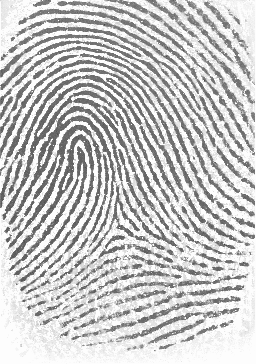
%> input picture LAB04/41_4.tif, 256 x 364 px
$ octave SingMpointExtr_2_save.m   (GNU Octave 9; MATLAB toolbox functions it lacks are replaced by stand-ins)
%> lines starting %> are read from the running program, lines starting %| are printed output that depends on the picture
### LAB04/EnhFprGauss.m
%Enhancement of fingerprints
%2D gaussian kernel
%Orientation information is estimated from the local direction of the pattern
%Six orientations are used, and the two "closest" are linearly weighted together
%The weight vector w includes the weights for each pixel.

%EnhFprGauss.m
%input:im grayscale image
%output: F filtered image

% %FPCard sensor 200x152 image
% im=double(imread('kn1.bmp'));
% im=im(200:-1:1,:,1);%
% [sr,sc]=size(im);

% %Database FVC 364x256 image
% im=double(imread('41_4.tif'));
% im=im(3:362,:);%clip to 360x256;up/down sample by 2!
% [sr,sc]=size(im);
% %pause;

function F=EnhFprGauss(im);
[sr,sc]=size(im);

%Filter in x number of directions,
%here x=6.
dir=[0,pi/6,pi/3,pi/2,2*pi/3,5*pi/6];
fim=zeros(sr,sc,length(dir));

for p=1:length(dir)
    %gaussian kernel
    gg=gaussian_kernel_1(7,1,dir(p));%dx,dy,theta; (7,1,:)
    fim(:,:,p)=filter2(gg,im);%360x256x6
    figure(55);subplot(2,3,p);imagesc(fim(:,:,p));colormap(gray);axis image
% [4 lines of commented-out code are left out]
end
%disp('press a button to continue');
%pause;

%Compute the direction field Z0
%Z0 is computed by 'valid'
%'valid';9x9 filter if s1=1.2; offset=4
[i20_0,i11_0,Z0]=orientation_map(im,1.2,2.1);%s1=1.2;s2=2.1
%Smooth it, and select a smoothed DF
%Z0 ha size 352x248
[Z5,Z4,Z3,Z2,Z1]=scale_pyr_z(Z0);%
DF=Z3;%Z3
%DF=Z2;%Z2
%Up-sample to the same size as image
%here 8 times (if Z3).
%Do it in steps of 2.
DF8=up_sample(DF,8);%DF=Z3 (8)
% [7 lines of commented-out code are left out]
[yr,yc,yz]=size(fim);%360x256x6
[sr,sc]=size(DF8);%local direction image; 352x248
%pause;
for y=1:sr
    for x=1:sc
        fi=mod(angle(DF8(y,x))/2 +pi/2,pi);%orientation [0,pi[
        w=find_weights(fi,dir);%compute weight vector 1x6
        %add filtered images
        %add 5 to y and x coord when s1=1.2 (offset+1)
        F(y,x)=sum(reshape(fim(y+5,x+5,:),1,yz).*w);
    end%y
end%x

figure(49);
subplot(1,2,1);imagesc(im);colormap(gray);axis image
title('original image');
subplot(1,2,2);imagesc(F);colormap(gray);axis image
title('enhanced image');
%pause;


### LAB04/orientation_map.m
%compute the LS tensor and the complex orientation field z
%inputs:
%grayscaleimage im
%sigma derivation filter s1
%sigma averaging filter s2
%outputs:
%LS(:,:,1)=i20
%LS(:,:,2)=arg{i20}
%LS(:,:,3)=i11
%z
%
%orientation_map.m


function [i20,i11,z]=orientation_map(im,s1,s2)

%design filters
%derivation filters
%s1=1.2;
%s1=4.8;
gx=gaussgen(s1,'gau',[1,2*round(3*s1)+1]);
gy=gx';%y-axis is pointed down
dx=gaussgen(s1,'dxg',[1,2*round(3*s1)+1]);
dy=dx';%y-axis is pointed down

%averaging filters
%sigma=4-6 Bazen
%s2=4.2;
%s2=1.8;
gg=gaussgen(s2,'gau',[1,2*round(3*s2)+1]);

%compute gradients
fx=filter2(dx,filter2(gy,im,'valid'),'valid');%valid
fy=filter2(dy,filter2(gx,im,'valid'),'valid');%valid

%complex gradient, double angle representation
zg=(fx + i*fy);%gradient field
z=zg.*zg;%orientation field (double angle repr)

%averaging
i20=filter2(gg',filter2(gg,z,'same'),'same');%complex
i11=filter2(gg',filter2(gg,abs(z),'same'),'same');%scalar

%linear symmetry tensor
%LS(:,:,1)=i20;
%LS(:,:,2)=mod(angle(i20),2*pi);
%LS(:,:,3)=i11;

### LAB04/scale_pyr_z.m
%build a Gauss pyramid of the gradient image Z
%scale_pyr_z.m
%input: orientation field (tensor)
%
%folder research/spring_04

function [Z5,Z4,Z3,Z2,Z1]=scale_pyr_z(Z)

%design smoothing filters
s=1.2;
sx=gaussgen(s,'gau',[1,2*round(3*s)+1]);
sy=sx';

%level 1
Z1=filter2(sy,filter2(sx,Z,'same'),'same');%smooth
[k,l]=size(Z1);
Z1=Z1(1:2:k,1:2:l);%downsample by 2

%level 2
Z2=filter2(sy,filter2(sx,Z1,'same'),'same');%smooth
[k,l]=size(Z2);
Z2=Z2(1:2:k,1:2:l);%downsample by 2

%level 3
Z3=filter2(sy,filter2(sx,Z2,'same'),'same');%smooth
[k,l]=size(Z3);
Z3=Z3(1:2:k,1:2:l);%downsample by 2

%level 4
Z4=filter2(sy,filter2(sx,Z3,'same'),'same');%smooth
[k,l]=size(Z4);
Z4=Z4(1:2:k,1:2:l);%downsample by 2

%level 5
Z5=filter2(sy,filter2(sx,Z4,'same'),'same');%smooth
[k,l]=size(Z5);
Z5=Z5(1:2:k,1:2:l);%downsample by 2

### LAB04/up_sample.m
%up_sample.m
%p must be 2^k

function DFu=up_sample(im,p)

%design smoothing filters
s=1.2;
sx=gaussgen(s,'gau',[1,2*round(3*s)+1]);
sy=sx';

%do it in steps of 2
[sr,sc]=size(im);

kend=log2(p);
for k=1:kend
    DFu=zeros(2*sr,2*sc);
    DFu(1:2:2*sr,1:2:2*sc)=im;
    DFu=filter2(sy,filter2(sx,DFu));

    [sr,sc]=size(DFu);
    im=DFu;
end


### LAB04/marker.m
%markers
%val 'plus' or 'square'
%im image, r,c point to mark

function im=marker(im,r,c,val)

switch val
   case {'plus'}

%plus 21x21
im(-10+r:r+10,c)=zeros(21,1);
im(-10+r:r+10,c-1)=zeros(21,1);
im(r,-10+c:c+10)=zeros(1,21);
im(r-1,-10+c:c+10)=zeros(1,21);

case {'pluswhite'}

%plus 21x21
im(-10+r:r+10,c)=ones(21,1)*255;
im(-10+r:r+10,c-1)=ones(21,1)*255;
im(r,-10+c:c+10)=ones(1,21)*255;
im(r-1,-10+c:c+10)=ones(1,21)*255;

case {'square'}

%square 21x21
im(-10+r:r+10,c+10)=zeros(21,1);
im(-10+r:r+10,c+9)=zeros(21,1);
im(-10+r:r+10,c-10)=zeros(21,1);
im(-10+r:r+10,c-9)=zeros(21,1);

im(r+10,-10+c:c+10)=zeros(1,21);
im(r+9,-10+c:c+10)=zeros(1,21);
im(r-10,-10+c:c+10)=zeros(1,21);
im(r-9,-10+c:c+10)=zeros(1,21);

case {'squarewhite'}

%square 21x21
im(-10+r:r+10,c+10)=ones(21,1)*255;
im(-10+r:r+10,c+9)=ones(21,1)*255;
im(-10+r:r+10,c-10)=ones(21,1)*255;
im(-10+r:r+10,c-9)=ones(21,1)*255;

im(r+10,-10+c:c+10)=ones(1,21)*255;
im(r+9,-10+c:c+10)=ones(1,21)*255;
im(r-10,-10+c:c+10)=ones(1,21)*255;
im(r-9,-10+c:c+10)=ones(1,21)*255;

case {'circle'}
%circle 21x21
for k=0:pi/40:2*pi
  im(r+round(10*cos(k)),c+round(10*sin(k)))=0;
  im(r+round(9*cos(k)),c+round(9*sin(k)))=0;
end

case {'circlewhite'}
%circle 21x21
for k=0:pi/40:2*pi
  im(r+round(10*cos(k)),c+round(10*sin(k)))=255;
  im(r+round(9*cos(k)),c+round(9*sin(k)))=255;
end

case {'circlesmall'}
%circle 11x11
for k=0:pi/40:2*pi
  im(r+round(6*cos(k)),c+round(6*sin(k)))=0;
  im(r+round(5*cos(k)),c+round(5*sin(k)))=0;
end

otherwise
end

### LAB04/hyperbol_2Dfiltering.m
%2Dhyperbol_filtering.m
%do hyperbolic filtering (first order symmetry)
%output is i20/i11
%detects core and delta pattern in fingerprints
%im is a complex image Z

function [r_c,r_d]=hyperbol_2Dfiltering(h1,im)

%fix the border problem
%by expanding the edge pixels
%[h_h1,w_h1]=size(h1);
%h1_b=(h_h1+1)/2;%odd size filter

%im=copy_border(im,h1_b);

%changed 'valid' to 'same'(default)
%valid default
i20_c=filter2(conj(h1),im,'valid');%2D filtering
i20_d=filter2(h1,im,'valid');
i11=filter2(abs(h1),abs(im),'valid');

%regularization term kk
%kk=10;%avoid div 0;kk=10 normal
kk=sqrt(mean(mean(abs(im))));

r_c=i20_c./(i11+kk);%core
r_d=i20_d./(i11+kk);%delta

### LAB04/find_ref_point_max.m
%find_ref_point_max.m
%no must be uneven number

function [sing_r,sing_c,max_rc]=find_ref_point_max(im,no)

%find singular point
test=im;
sr=[];sc=sr;

%find the "no" strongest filter responses
%sr are the r_coord, sc are the c_coord
for m=1:no%uneven number!
   [rr,cc]=find(test==max(max(test)));
   sr=[sr rr];sc=[sc cc];%save coord
   test(rr,cc)=0;
end

%the median in the coordinate vectors are choosen
%as the position of a singular point
sing_r=median(sr);
sing_c=median(sc);

%max_rc=im(sing_r,sing_c);%response in sing_point
%find maximum around (5 x 5) sing_r,sing_c
ss=size(im);
rstart=-2+sing_r;rend=sing_r+2;cstart=-2+sing_c;cend=sing_c+2;
if rstart<1;rstart=1;end
if rend>ss(1);rend=ss(1);end
if cstart<1;cstart=1;end
if cend>ss(2);cend=ss(2);end

area=im(rstart:rend,cstart:cend);
max_rc=max(max(area));
[sing_r,sing_c]=find(area==max_rc);
sing_r=sing_r+(rstart-1);
sing_c=sing_c+(cstart-1);

### LAB04/find_max_lower_levels_core_dir.m
%finds coordinates for maximum in next level
%use the direction information dir
%
function [rr_c,cc_c,max3]=find_max_lower_levels_core_dir(magn,w_size,bias,r_coord,c_coord,dir)

    ss=size(magn);
    bias=4;%s4->s3 +4 gradient filter is 9x9

    %coord transf between levels
    tr_r1=r_coord*2+bias;
    tr_c1=c_coord*2+bias;

    %calculate window
    offset=-w_size*dir;%complex
    dr=imag(offset);
    dc=real(offset);
    %
    %% if small dr,dc more uniform search areas should be implemented
    %if abs(dr)<4;dr=sign(dr)*4;end
    %if abs(dc)<4;dc=sign(dc)*4;end
    if abs(dr)<5;tr_r1=tr_r1-5;dr=11;end
    if abs(dc)<5;tr_c1=tr_c1-5;dc=11;end

    r_wind=round(tr_r1 + dr);
    c_wind=round(tr_c1 + dc);

    if r_wind < 1 ;r_wind=1;end
    if r_wind > ss(1);r_wind=ss(1);end
    if c_wind < 1;c_wind=1;end
    if c_wind > ss(2);c_wind=ss(2);end

    if r_wind < tr_r1;r_start=r_wind; r_end=tr_r1;else r_start=tr_r1;r_end=r_wind;end
    if c_wind < tr_c1;c_start=c_wind; c_end=tr_c1;else c_start=tr_c1;c_end=c_wind;end

    %r_start
    %r_end
    %c_start
    %c_end
    %pause;
    %windowed area
    %rr3b=-w_size+tr_r1;rr3e=tr_r1+w_size;cc3b=-w_size+tr_c1;cc3e=tr_c1+w_size;

    %if rr3b<1;rr3b=1;end
    %if rr3e>ss(1);rr3e=ss(1);end
    %if cc3b<1;cc3b=1;end
    %if cc3e>ss(2);cc3e=ss(2);end

    %find maximum in windowed area
    max3=max(max(magn(r_start:r_end,c_start:c_end)));
    [rr_c,cc_c]=find(magn(r_start:r_end,c_start:c_end)==max3);

    rr_c=rr_c+(r_start-1);cc_c=cc_c+(c_start-1);


### LAB04/find_max_lower_levels_hom.m
%finds coordinates for maximum in next level
%in a homogenous area around (r_coord,c_coord)
%in a magnitude image
%
function [rr_c,cc_c]=find_max_lower_levels_hom(magn,w_size,r_coord,c_coord)

    %if r_coord<0;r_coord=1;end
    %if c_coord<0;c_coord=1;end

    ss=size(magn);
    bias=4;%s4->s3 +4 gradient filter is 9x9

    %coord transf between levels
    tr_r1=r_coord*2+bias;
    tr_c1=c_coord*2+bias;

    %windowed area
    rr3b=-w_size+tr_r1;rr3e=tr_r1+w_size;cc3b=-w_size+tr_c1;cc3e=tr_c1+w_size;

    if rr3b<1;rr3b=1;end
    if rr3e>ss(1);rr3e=ss(1);end
    if cc3b<1;cc3b=1;end
    if cc3e>ss(2);cc3e=ss(2);end

    %find maximum in windowed area
    max3=max(max(magn(rr3b:rr3e,cc3b:cc3e)));
    [rr_c,cc_c]=find(magn(rr3b:rr3e,cc3b:cc3e)==max3);

    rr_c=rr_c+(rr3b-1);cc_c=cc_c+(cc3b-1);


### LAB04/BinaryMask.m
%BinaryMask.m
%ZZ is the smoothed gradient image
%gxLS is the smoothing filter

function BB=BinaryMask(ZZ,gxLS)

ZB=abs(ZZ);
ZBU=up_sample(ZB,8);%same size as Z0
%smooth it s=1.6
%same size as r0c
ZBU=filter2(gxLS',filter2(gxLS,ZBU,'valid'),'valid');
ZBU=ZBU/max(max(ZBU));%[0,1]
BMask=ZBU>0.1;%manually from histogram

%Make the active area smaller
%first, make sure a black border
[sr,sc]=size(BMask);
BMask(1,:)=0;
BMask(sr,:)=0;
BMask(:,1)=0;
BMask(:,sc)=0;
%then make it smaller
se1=strel('disk',10);%radius=10pixel
BB=imerode(BMask,se1);

### LAB04/RegionalMax.m
%RegionalMax.m
%
%compute regional max in an image
%regional max is a point that has a gray value
%greater than its neighboors

function RegMax=RegionalMax(inim)

ss=size(inim);

%Neighbourhood 9x9
N=ones(9,9);
N(1:2,1:2)=zeros(2,2);
N(1:2,8:9)=zeros(2,2);
N(8:9,1:2)=zeros(2,2);
N(8:9,8:9)=zeros(2,2);
N(1,3)=0; N(1,7)=0;
N(3,1)=0; N(3,9)=0;
N(7,1)=0; N(7,9)=0;
N(9,3)=0; N(9,7)=0;
N(5,5)=0;%midpoint
NumberOfOnes=56;%9x9-25
stopN=9;
start=5;stopr=ss(1)-4;stopc=ss(2)-4;

% [8 lines of commented-out code are left out]


kn=inim.*(inim>0);%be sure inim>0
RegMax=zeros(ss(1),ss(2));%
Nr=1:stopN;
for rr=start:stopr%inside the image
    Nc=1:stopN;
    for cc=start:stopc
        midpoint=kn(rr,cc);
        if midpoint~=0
           Reg=N.*kn(Nr,Nc);
           %compare
           T1=midpoint<Reg;
           T=sum(sum(T1));
           if T==0;
              RegMax(rr,cc)=1;
           end%if
        end%if
        Nc=Nc+1;
    end%cc
    Nr=Nr+1;;
end%rr

%figure(27);subplot(1,2,1);imagesc(kn);colormap(gray);axis image
%figure(27);subplot(1,2,2);imagesc(RegMax);colormap(gray);axis image

### LAB04/SearchMpoints.m
%SearchMpoints.m

function [LMImage,rcoord,ccoord]=SearchMpoints(SIm,number)

BWPSi=RegionalMax(abs(SIm));

%sort and take the strongest one
rr=0;cc=0;kk=0;strong=0;
[rr,cc]=find(BWPSi==1);%coordinates
for kk=1:length(rr)
    strong(kk)=abs(SIm(rr(kk),cc(kk)));
end
val=0;ind=0;
[val,ind]=sort(strong',1,'descend');%largest to smallest
%take the 60 strongest
howmany=min(number,length(rr));

ss=size(SIm);
rcoord=zeros(1,howmany);
ccoord=zeros(1,howmany);
LMImage=zeros(ss(1),ss(2));
for kk=1:howmany
    rcoord(kk)=rr(ind(kk));ccoord(kk)=cc(ind(kk));
    LMImage(rr(ind(kk)),cc(ind(kk)))=1;
end

### LAB04/gaussgen.m
function [h]=gaussgen(sma,type,size)
% $Id: gaussgen.m,v 1.1 2000/03/16 17:12:39 josef Exp josef $
% (C) Josef Bigun
% This function generates a 2-D gaussian kernel with standard deviation of sma if type ='gauss'.
% it generates a 2-D  gaussian derivative kernel with standard deviation of sma
% if type='dxg'.  The argument size is a vector telling the size of the filter [height,width].
% By using height=1 or widht=1, 1-D gaussian or derivative of gaussians can be generated.
%
% The function can be called with 0, 1, 2, and 3 arguments as:
%   gaussgen, gaussgen(sma), gausssgen(sma,type), and gaussgen(sma,type,size)
% The default values of the omitted variables  are
% std =1;
% typ='gauss';
% siz =[1,round(6*std)];


std =1;
typ='gau';
siz =[1,2*round(3*std)+1];

if nargin>0 std=sma;  end
if nargin>1 typ=type; end
if nargin>2 siz=size; end


[x,y]=meshgrid(-(siz(2)-1)/2:(siz(2)-1)/2,-(siz(1)-1)/2:(siz(1)-1)/2);

if (typ == 'gau')
  h = exp(-(x.*x + y.*y)/(2*std*std));
  h = h/sum(sum(h));
end

if (typ == 'dxg')
  h = x.*exp(-(x.*x + y.*y)/(2*std*std));
  h = h/sum(sum(abs(h)));
end

### LAB04/hyperbol.m
%hyperbol.m
%(x+i*y) g(x,y) = x*g(x)*g(y) + i*y*g(y)*g(x)
%(x-i*y) g(x,y)

function h1=hyperbol(s)

%odd size filters
M=2*round(3*s)+1;%odd size
x=-(M-1)/2:(M-1)/2;
%x=-round(3*s):round(3*s);
y=x';

gx=exp(-(x.*x)/2/s/s);%gauss x-direction
gy=gx';%gauss y-direction

fx1=x.*gx;%x*g(x)
fy1=y.*gy;%y*g(y)


h1=(gy*fx1)+i.*(fy1*gx);

h1=h1./sum(sum(abs(h1)));%normalisation

### LAB04/gaussian_kernel_1.m
%------------------------------------------------------------------------
%gaussian_kernel
%creates a 2D gaussian convolution mask
%------------------------------------------------------------------------

%dx=spread in x-direction
%dy=spread in y-direction
%theta local direction in radians
function gg = gaussian_kernel(stdx,stdy,theta)
    %design square filters
    std=max(stdx,stdy);%maximal std
    ss= 2*round(3*std)+1;%odd filter size
    [x,y] = meshgrid(-(ss-1)/2:(ss-1)/2,-(ss-1)/2:(ss-1)/2);

    xp    = x*cos(theta)+y*sin(theta);
    yp    = -x*sin(theta)+y*cos(theta);
    gg     = exp(-xp.^2/stdx.^2-yp.^2/stdy.^2);

    %normalize
    gg=gg/sum(sum(gg));

%end function gaussian_kernel

### LAB04/SingMpointExtr_2_save.m
% SingMpointExtr_2_save.m
% Singular and Minutiae point extraction + auto-save figures for LaTeX

clear all; close all; clc

% -------- SAVE SETTINGS --------
SAVE   = 1;                    % 0 = no saving, 1 = save figures
OUTDIR = 'latex_figs_enhanced';         % output folder
if SAVE, if ~exist(OUTDIR,'dir'), mkdir(OUTDIR); end, end
% helper to save by number & name
savefig_ltx = @(fignum, name) save_for_latex(fignum, fullfile(OUTDIR,name));

% -------- CAPTURE --------------
imo = double(imread('41_4.tif'));        % db2A FVC2000 (500 dpi, 364x256)
imo = imo(3:362,:);                      % 360x256
%> imo: size 360x256 double

% -------- ENHANCE (toggle here) --------
%ENHANCE=0;                 % don't do enhancement
ENHANCE=1;              % do enhancement

switch ENHANCE
    case 0
        % NO ENHANCEMENT (keep size consistent with enhanced branch)
        imo = imo(5:356,5:244);          % 352x248
        im  = imo; imd = imo; fig = 50;  % final results figure number
    case 1
        disp('showing intermediate images of the enhancement process');
        % ENHANCEMENT by directional Gaussian filtering (imh = 352x248)
        imh = EnhFprGauss(imo);          % will display Fig 55 (intermediates), 56–57 (filters)
%> in orientation_map, `i11=filter2(gg',filter2(gg,abs(z),'same'),'same');`:
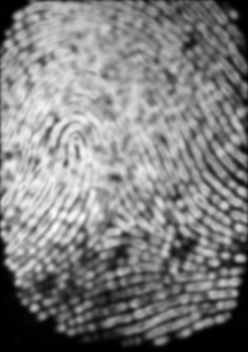
%> i11: size 352x248 double; min 1.71e-30, max 3025.3, mean 1514.3; drawn with min black and max white
%> in EnhFprGauss, `[yr,yc,yz]=size(fim);`: yr = 360; yc = 256; yz = 6
        im  = imh; imd = imh; fig = 51;
        % Save enhancement-related figures if they exist
        if SAVE
            if ishghandle(55), savefig_ltx(55,'fig55_filtered_images'); end
            if ishghandle(56), savefig_ltx(56,'fig56_filter_bank_A');  end
            if ishghandle(57), savefig_ltx(57,'fig57_filter_bank_B');  end
        end
        % Also show + save the enhanced image alone as Fig 10 (used in Ex.3)
        figure(10); imagesc(imh); colormap(gray); axis image off
        title('Enhanced fingerprint (imh)');
        if SAVE, savefig_ltx(10,'fig10_enhanced_only'); end
        disp('enhancement finished, press a button to continue'); pause;
        disp('**************************');
    otherwise
        error('error in the ENHANCE choice');
end

% -------- FEATURE EXTRACTION --------
% Design first order symmetry filters (hyperbolic)
std_h1 = 1.6;
h1     = hyperbol(std_h1);   % 11x11

% Orientation map (gradient, complex)
[i20_0,i11_0,Z0] = orientation_map(im,1.2,2.1);    % s1=1.2; s2=2.1
[Z5,Z4,Z3,Z2,Z1] = scale_pyr_z(Z0);
%> call 3 of save_for_latex, with fignum = 1, outpath_noext = 'latex_figs_enhanced/fig01_image_DR_L3_L4'
%> in save_for_latex (call 3), `set(fh,'Color','w');`:
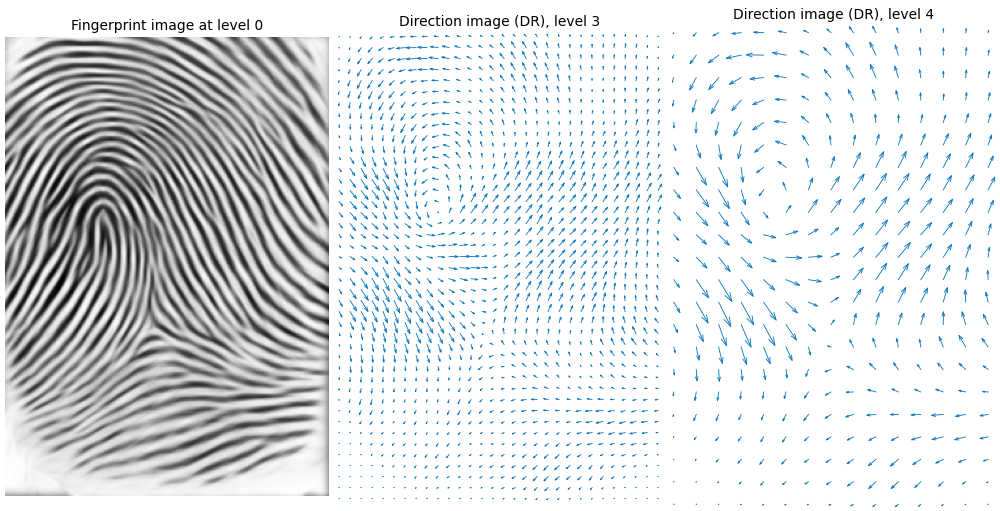
%> figure redrawn from the program's plot data, 3 panels

% ===== Figure 1: Image + direction fields (levels 3 & 4) =====
figure_number=1; figure(figure_number);
subplot(1,3,1); imagesc(im); colormap(gray); axis image off
title('Fingerprint image at level 0');
subplot(1,3,2); quiver(real(Z3),imag(Z3)); axis('ij'); axis image off
title('Direction image (DR), level 3');
subplot(1,3,3); quiver(real(Z4),imag(Z4)); axis('ij'); axis image off
title('Direction image (DR), level 4');
if SAVE, savefig_ltx(figure_number,'fig01_image_DR_L3_L4'); end
disp('Observe how singular points appear...'); pause; disp('**************************');

% ===== Figure 2: M-point neighborhood (Z0 vs Z3) =====
figure_number=figure_number+1; figure(figure_number);
im_mp = marker(im,130,35,'square'); % mark an m-point region
%> in marker, `im(r-10,-10+c:c+10)=zeros(1,21);`:
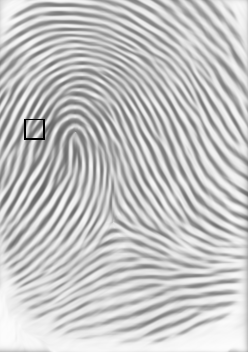
%> im: size 352x248 double; min 0, max 252.9, mean 196.8; mean of the top-left, top-right, bottom-left and bottom-right quarters 181.8, 194.5, 205.5, 205.3
%> call 4 of save_for_latex, with fignum = 2
%> in save_for_latex (call 4), `set(fh,'Color','w');`:
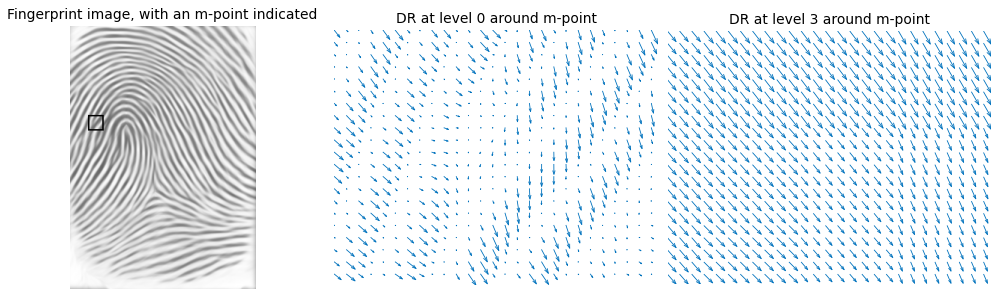
%> figure redrawn from the program's plot data, 3 panels
subplot(1,3,1); imagesc(im_mp); colormap(gray); axis image off
title('Fingerprint image, with an m-point indicated');
ZD=Z0(116:136,17:43);
subplot(1,3,2); quiver(real(ZD),imag(ZD)); axis('ij'); axis image off
title('DR at level 0 around m-point');
ZD=Z3(round((116:136)/8),round((17:43)/8));
subplot(1,3,3); quiver(real(ZD),imag(ZD)); axis('ij'); axis image off
title('DR at level 3 around m-point');
if SAVE, savefig_ltx(figure_number,'fig02_mpoint_DR_Z0_vs_Z3'); end
disp('Can you identify the m-point in DR?'); pause; disp('**************************');

% Hyperbolic complex filtering (parabolic symmetry) on Z3..Z0
[r3c,r3d] = hyperbol_2Dfiltering(h1,Z3);
%> in hyperbol_2Dfiltering, `kk=sqrt(mean(mean(abs(im))));`: kk = 24.79
[r2c,r2d] = hyperbol_2Dfiltering(h1,Z2);
[r1c,r1d] = hyperbol_2Dfiltering(h1,Z1);
%> in hyperbol_2Dfiltering (call 3), `i11=filter2(abs(h1),abs(im),'valid');`:
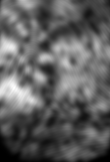
%> i11: size 162x110 double; min 0.45, max 1779.9, mean 672.3; drawn with min black and max white
%> in hyperbol_2Dfiltering (call 3), `kk=sqrt(mean(mean(abs(im))));`: kk = 25.25
[r0c,r0d] = hyperbol_2Dfiltering(h1,Z0);
%> in hyperbol_2Dfiltering (call 4), `i11=filter2(abs(h1),abs(im),'valid');`:
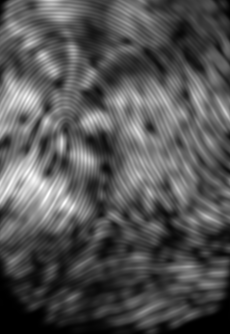
%> i11: size 334x230 double; min 0.208, max 2014.2, mean 665.2; drawn with min black and max white
%> in hyperbol_2Dfiltering (call 4), `kk=sqrt(mean(mean(abs(im))));`: kk = 25.43
%> call 6 of save_for_latex, with fignum = 4
%> in save_for_latex (call 6), `set(fh,'Color','w');`:
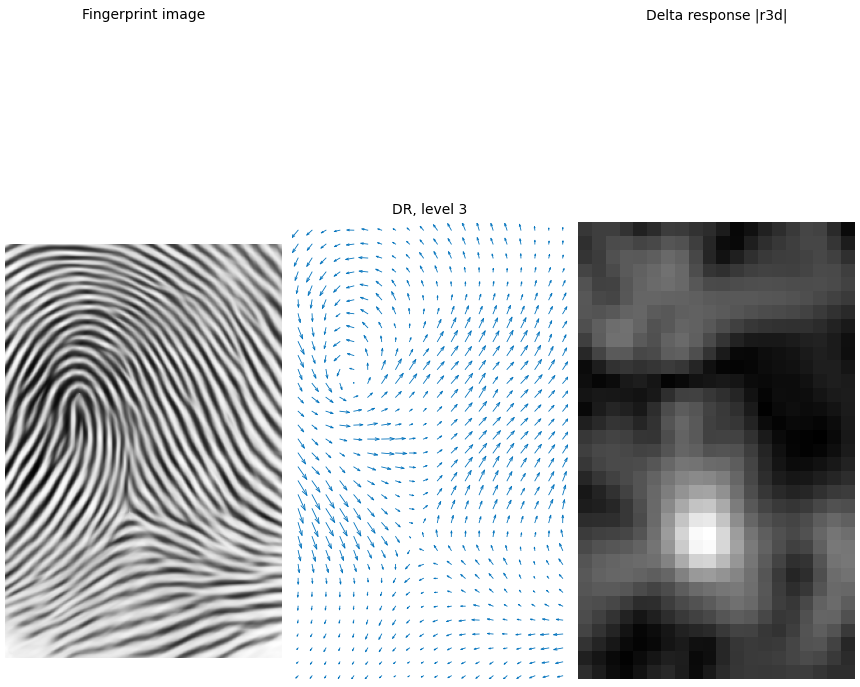
%> figure redrawn from the program's plot data, 3 panels

% ===== Figure 3: Core response at level 3 =====
figure_number=figure_number+1; figure(figure_number);
subplot(1,3,1); imagesc(im(20:end-19,20:end-19)); colormap(gray); axis image off
title('Fingerprint image');
subplot(1,3,2); quiver(real(Z3(6:end-5,6:end-5)),imag(Z3(6:end-5,6:end-5))); axis('ij'); axis image off
title('DR, level 3');
subplot(1,3,3); imagesc(abs(r3c)); colormap(gray); axis image off
title('Core response |r3c|');
if SAVE, savefig_ltx(figure_number,'fig03_core_response_L3'); end

% ===== Figure 4: Delta response at level 3 =====
figure_number=figure_number+1; figure(figure_number);
subplot(1,3,1); imagesc(im(20:end-19,20:end-19)); colormap(gray); axis image off
title('Fingerprint image');
subplot(1,3,2); quiver(real(Z3(6:end-5,6:end-5)),imag(Z3(6:end-5,6:end-5))); axis('ij'); axis image off
title('DR, level 3');
subplot(1,3,3); imagesc(abs(r3d)); colormap(gray); axis image off
title('Delta response |r3d|');
if SAVE, savefig_ltx(figure_number,'fig04_delta_response_L3'); end
disp('Core/Delta at level 3.'); pause; disp('**************************');

% ---- Coarse-to-fine localization (levels 2 and 1) ----
[r_3c,c_3c,~] = find_ref_point_max(abs(r3c),7);  max_3c = r3c(r_3c,c_3c);
%> (the rest of the program and of its run is left out)
